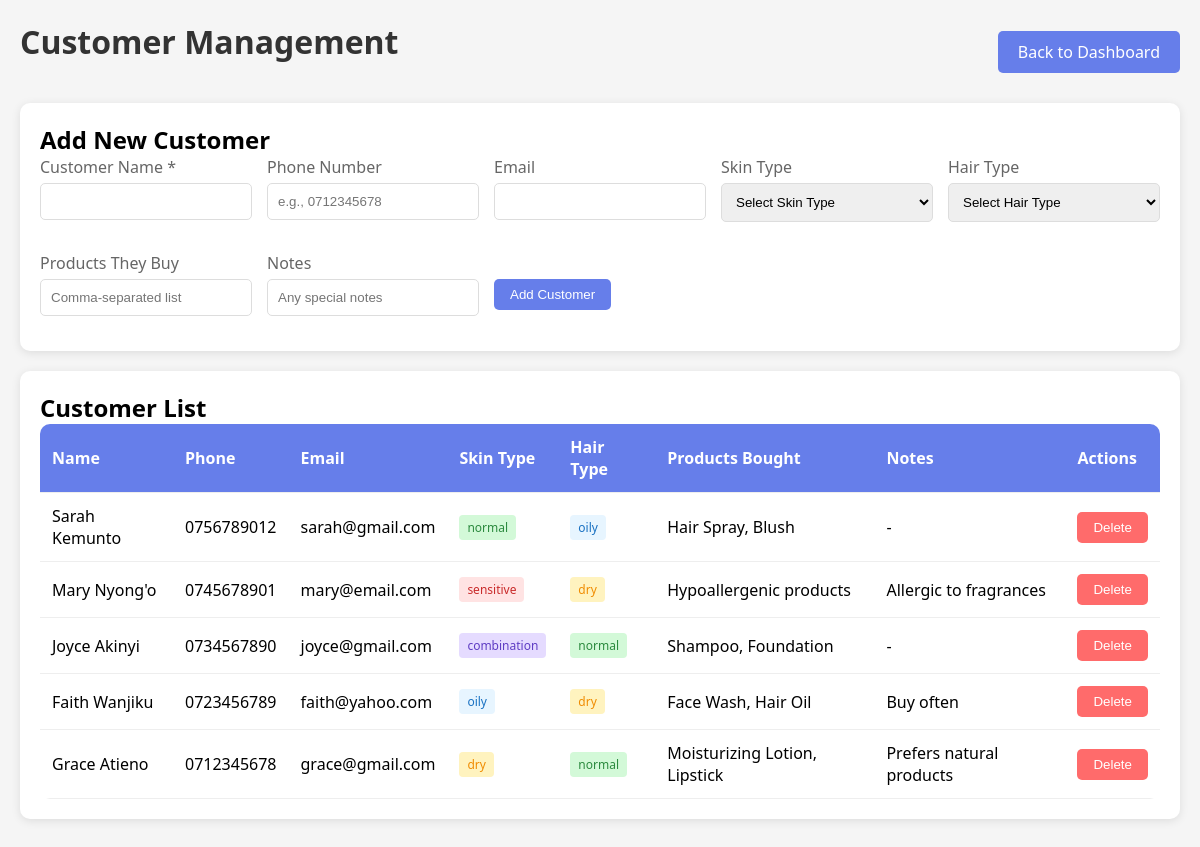
Page /customers on the committed database.
### app.py (models this page shows)
class Customer(db.Model):
    id = db.Column(db.Integer, primary_key=True)
    name = db.Column(db.String(200), nullable=False)
    phone = db.Column(db.String(20))
    email = db.Column(db.String(100))
    products_bought = db.Column(db.Text)
    skin_type = db.Column(db.String(100))
    hair_type = db.Column(db.String(100))
    notes = db.Column(db.Text)
    created_at = db.Column(db.DateTime, default=datetime.utcnow)
    purchases = db.relationship('Sale', backref='customer', lazy=True)

### app.py (the view)
@app.route('/customers')
def customers():
    all_customers = Customer.query.order_by(Customer.created_at.desc()).all()
    return render_template('customers.html', customers=all_customers)

### templates/customers.html (shortened to what this page needs)
<!DOCTYPE html>
<html lang="en">
<head>
</head>
<body>
    <div class="container">
        <div class="header">
            <h1>Customer Management</h1>
            <a href="{{ url_for('index') }}" class="nav-btn">Back to Dashboard</a>
        </div>
        <div class="card">
            <h2>Add New Customer</h2>
            <form method="POST" action="{{ url_for('add_customer') }}">
                <div class="form-grid">
                    <div class="form-group">
                        <label>Customer Name *</label>
                        <input type="text" name="name" required>
                    </div>
                    <div class="form-group">
                        <label>Phone Number</label>
                        <input type="text" name="phone" placeholder="e.g., 0712345678">
                    </div>
                    <div class="form-group">
                        <label>Email</label>
                        <input type="email" name="email">
                    </div>
                    <div class="form-group">
                        <label>Skin Type</label>
                        <select name="skin_type">
                            <option value="">Select Skin Type</option>
                        </select>
                    </div>
                    <div class="form-group">
                        <label>Hair Type</label>
                        <select name="hair_type">
                            <option value="">Select Hair Type</option>
                        </select>
                    </div>
                    <div class="form-group">
                        <label>Products They Buy</label>
                        <input type="text" name="products_bought" placeholder="Comma-separated list">
                    </div>
                    <div class="form-group">
                        <label>Notes</label>
                        <input type="text" name="notes" placeholder="Any special notes">
                    </div>
                    <div class="form-group">
                        <label>&nbsp;</label>
                        <button type="submit" class="btn btn-primary">Add Customer</button>
                    </div>
                </div>
            </form>
        </div>
        <div class="card">
            <h2>Customer List</h2>
            <table>
                <thead>
                    <tr>
                        <th>Name</th>
                        <th>Phone</th>
                        <th>Email</th>
                        <th>Skin Type</th>
                        <th>Hair Type</th>
                        <th>Products Bought</th>
                        <th>Notes</th>
                        <th>Actions</th>
                    </tr>
                </thead>
                <tbody>
                    {% for customer in customers %}
                    <tr>
                        <td>{{ customer.name }}</td>
                        <td>{{ customer.phone or '-' }}</td>
                        <td>{{ customer.email or '-' }}</td>
                        <td>
                            {% if customer.skin_type %}
                            <span class="badge {{ customer.skin_type }}">{{ customer.skin_type }}</span>
                            {% else %}
                            -
                            {% endif %}
                        </td>
                        <td>
                            {% if customer.hair_type %}
                            <span class="badge {{ customer.hair_type }}">{{ customer.hair_type }}</span>
                            {% else %}
                            -
                            {% endif %}
                        </td>
                        <td>{{ customer.products_bought or '-' }}</td>
                        <td>{{ customer.notes or '-' }}</td>
                        <td>
                            <form method="POST" action="{{ url_for('delete_customer', id=customer.id) }}" style="display:inline;">
                                <button type="submit" class="btn btn-danger" onclick="return confirm('Are you sure?')">Delete</button>
                            </form>
                        </td>
                    </tr>
                    {% endfor %}
                </tbody>
            </table>
        </div>
    </div>
</body>
</html>

### templates/customers.html (style rules this page uses)
* { margin: 0; padding: 0; box-sizing: border-box; }
body { font-family: 'Segoe UI', Tahoma, Geneva, Verdana, sans-serif; background: #f5f5f5; padding: 20px; }
.container { max-width: 1400px; margin: 0 auto; }
h1 { color: #333; margin-bottom: 20px; }
.header { display: flex; justify-content: space-between; align-items: center; margin-bottom: 20px; flex-wrap: wrap; gap: 15px; }
.nav-btn { padding: 10px 20px; background: #667eea; color: white; text-decoration: none; border-radius: 5px; }
.card { background: white; border-radius: 10px; padding: 20px; box-shadow: 0 2px 10px rgba(0,0,0,0.1); margin-bottom: 20px; }
.form-grid { display: grid; grid-template-columns: repeat(auto-fit, minmax(200px, 1fr)); gap: 15px; }
.form-group { margin-bottom: 15px; }
.form-group label { display: block; margin-bottom: 5px; color: #666; font-weight: 500; }
.form-group input, .form-group textarea, .form-group select { width: 100%; padding: 10px; border: 1px solid #ddd; border-radius: 5px; }
table { width: 100%; border-collapse: collapse; background: white; border-radius: 10px; overflow: hidden; }
th, td { padding: 12px; text-align: left; border-bottom: 1px solid #eee; }
th { background: #667eea; color: white; }
.btn { padding: 8px 16px; border: none; border-radius: 5px; cursor: pointer; }
.btn-primary { background: #667eea; color: white; }
.btn-danger { background: #ff6b6b; color: white; }
.badge { display: inline-block; padding: 4px 8px; border-radius: 4px; font-size: 12px; }
.badge.dry { background: #fff3bf; color: #f08c00; }
.badge.oily { background: #e7f5ff; color: #1971c2; }
.badge.combination { background: #e5dbff; color: #5f3dc4; }
.badge.sensitive { background: #ffe3e3; color: #c92a2a; }
.badge.normal { background: #d3f9d8; color: #2b8a3e; }

### rows in the picture
Customer: name "Sarah Kemunto", phone "0756789012", email "sarah@gmail.com", skin_type "normal", hair_type "oily", products_bought "Hair Spray, Blush", notes "-"
Customer: name "Mary Nyong'o", phone "0745678901", email "mary@email.com", skin_type "sensitive", hair_type "dry", products_bought "Hypoallergenic products", notes "Allergic to fragrances"
Customer: name "Joyce Akinyi", phone "0734567890", email "joyce@gmail.com", skin_type "combination", hair_type "normal", products_bought "Shampoo, Foundation", notes "-"
Customer: name "Faith Wanjiku", phone "0723456789", email "faith@yahoo.com", skin_type "oily", hair_type "dry", products_bought "Face Wash, Hair Oil", notes "Buy often"
Customer: name "Grace Atieno", phone "0712345678", email "grace@gmail.com", skin_type "dry", hair_type "normal", products_bought "Moisturizing Lotion, Lipstick", notes "Prefers natural products"
